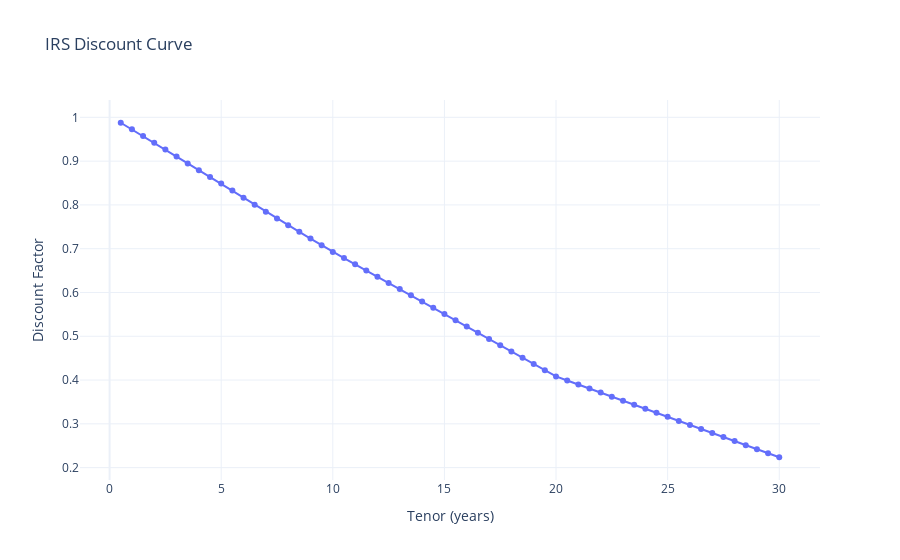

The cell this chart's notebook holds for it:
### Code cell
plot_discount_curve(df=IRS_Interpolated_Data,
                    discount_curve="IRS_Discount_Factor",
                    title="IRS Discount Curve")

### Figure 1 — Plotly figure (JSON) as saved in the notebook; plotly's stock layout.template omitted (floating-point values rounded to 4 significant figures)
{"data": [{"line": {"width": 2}, "marker": {"size": 6}, "mode": "lines+markers", "name": "Discount Curve", "type": "scatter", "x": [0.5, 1, 1.5, 2, 2.5, 3, 3.5, 4, 4.5, 5, 5.5, 6, 6.5, 7, 7.5, 8, 8.5, 9, 9.5, 10, 10.5, 11, 11.5, 12, 12.5, 13, 13.5, 14, 14.5, 15, 15.5, 16, 16.5, 17, 17.5, 18, 18.5, 19, 19.5, 20, 20.5, 21, 21.5, 22, 22.5, 23, 23.5, 24, 24.5, 25, 25.5, 26, 26.5, 27, 27.5, 28, 28.5, 29, 29.5, 30], "y": [0.9877, 0.9726, 0.9574, 0.9422, 0.9263, 0.9105, 0.8947, 0.879, 0.864, 0.849, 0.8328, 0.8166, 0.8004, 0.7842, 0.769, 0.7537, 0.7385, 0.7232, 0.708, 0.6927, 0.6785, 0.6644, 0.6502, 0.6361, 0.6219, 0.6077, 0.5936, 0.5794, 0.5652, 0.5511, 0.5368, 0.5225, 0.5082, 0.4939, 0.4796, 0.4654, 0.4511, 0.4368, 0.4225, 0.4082, 0.399, 0.3898, 0.3805, 0.3713, 0.3621, 0.3529, 0.3436, 0.3344, 0.3252, 0.3159, 0.3067, 0.2975, 0.2883, 0.279, 0.2698, 0.2606, 0.2513, 0.2421, 0.2329, 0.2237]}], "layout": {"autosize": true, "title": {"text": "IRS Discount Curve"}, "xaxis": {"autorange": true, "range": [-1.286, 31.79], "showgrid": true, "title": {"text": "Tenor (years)"}, "type": "linear"}, "yaxis": {"autorange": true, "range": [0.1606, 1.051], "showgrid": true, "title": {"text": "Discount Factor"}, "type": "linear"}}}
